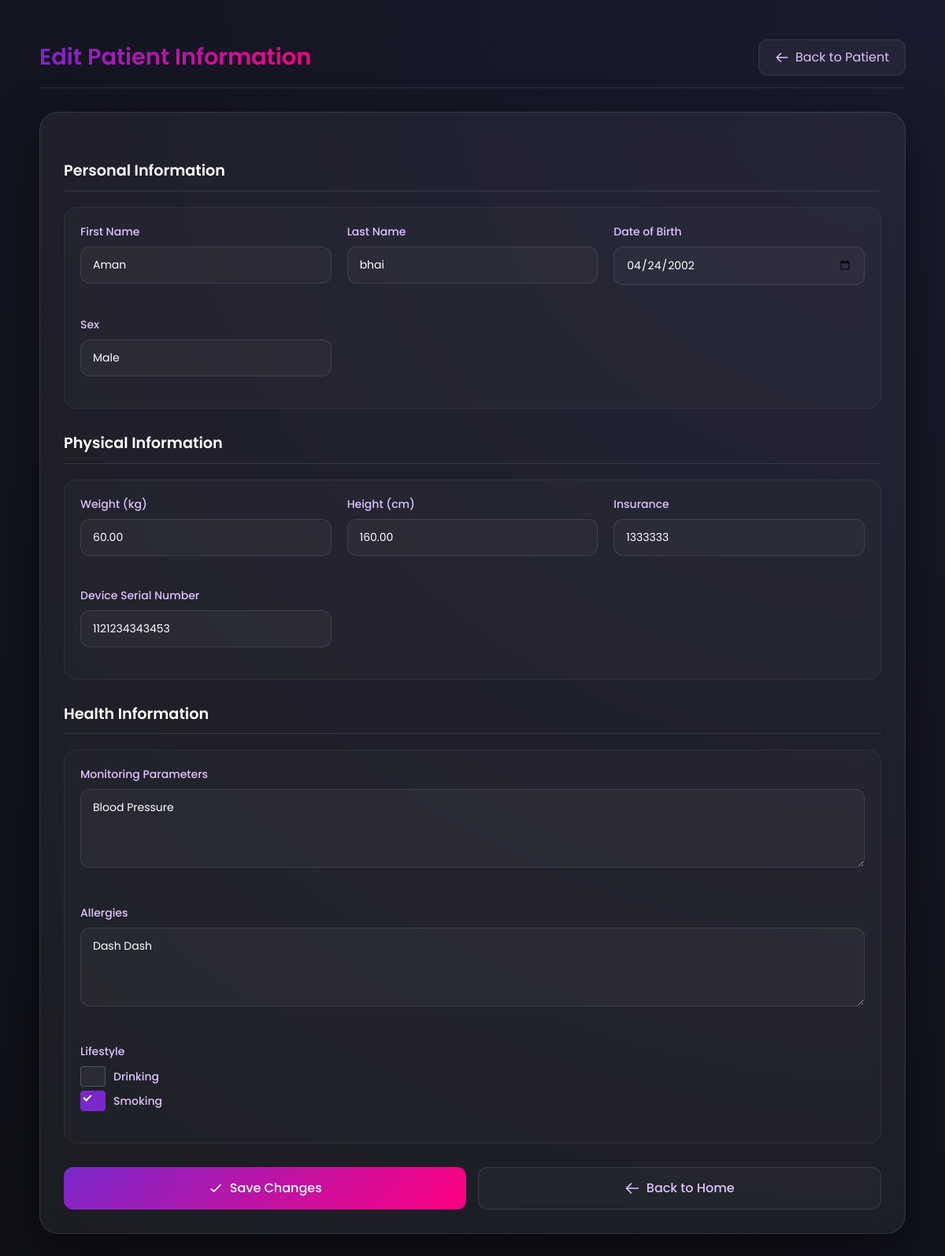
The app's page /reports/edit-patient/54b42c7f-54fc-4316-906b-e4fa29251fdb/ (signed in), older data.
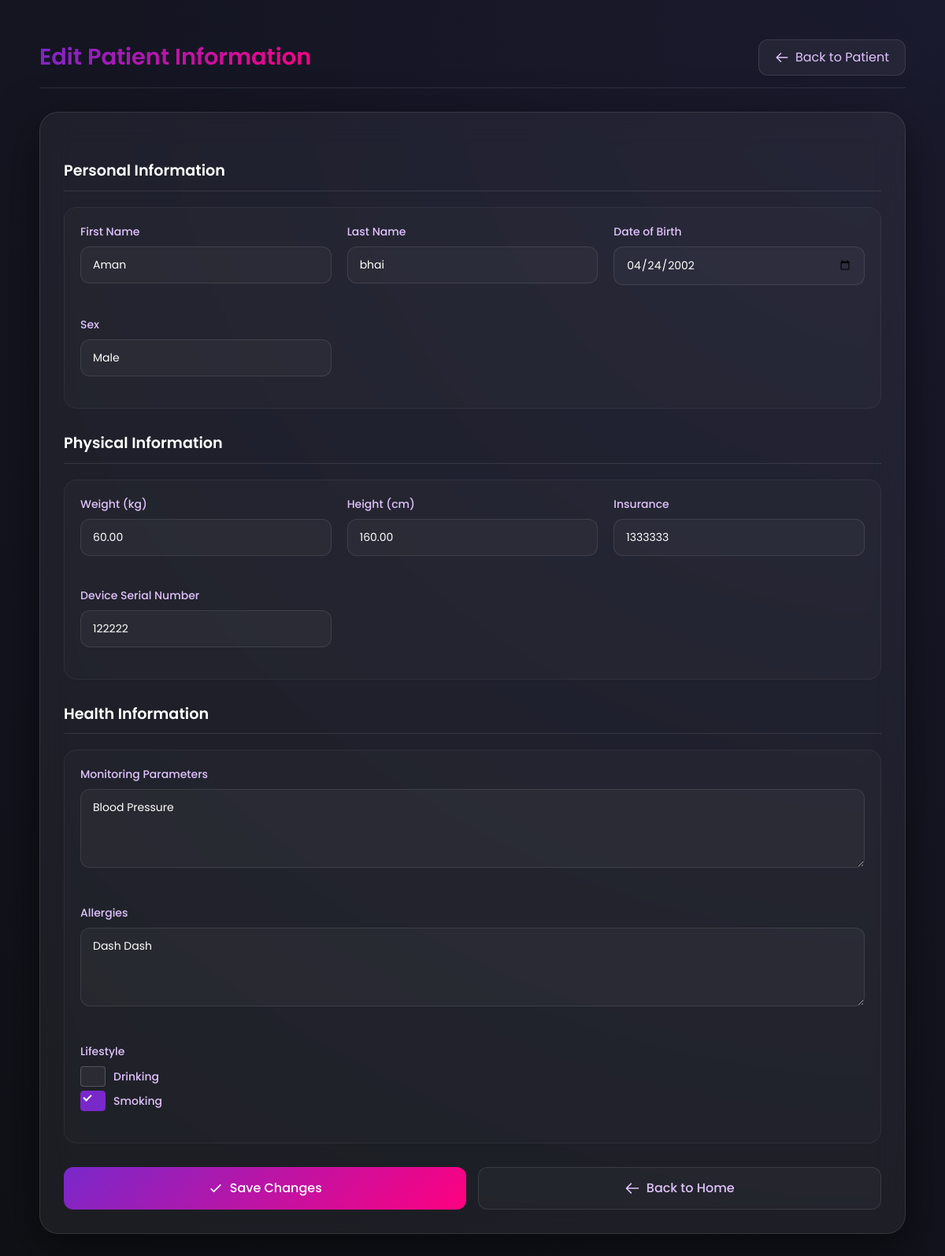
The same page, newer data.
### rpm_users/models.py (models this page shows, shortened)
class Patient(models.Model):
    SEX_CHOICES = (('Male', 'Male'), ('Female', 'Female'), ('Others', 'Others'),)
    MONITORING_CHOICES = (('Blood Pressure', 'Blood Pressure'), ('Heart Rate', 'Heart Rate'), ('SPO2', 'SPO2'),("Temperature", "Temperature"),)
    user = models.OneToOneField(User, on_delete=models.CASCADE, blank=True, null=True)
    date_of_birth = models.DateField(blank=True, null=True)
    height = models.DecimalField(blank=True, null=True, max_digits=10, decimal_places=2)
    weight = models.DecimalField(blank=True, null=True, max_digits=10, decimal_places=2)
    insurance = models.CharField(blank=True, null=True, max_length=255)
    sex = models.CharField(blank=True, max_length=10, null=True, choices=SEX_CHOICES)
    bmi = models.DecimalField(blank=True, max_digits=10, decimal_places=2, null=True)
    monitoring_parameters = models.CharField(blank=True, max_length=20, null=True, choices=MONITORING_CHOICES)
    device_serial_number = models.IntegerField(null=True, blank=True)
    pharmacy_info = models.TextField(blank=True, null=True)
    allergies = models.TextField(blank=True, null=True)
    smoke = models.CharField(choices=(('YES', 'YES'), ('NO', 'NO'),), default='NO', max_length=3)
    drink = models.CharField(choices=(('YES', 'YES'), ('NO', 'NO'),), default='NO', max_length=3)
    family_history = models.TextField(null=True, blank=True)
    medications = models.TextField(null=True, blank=True)
    id = models.UUIDField(default=uuid.uuid4, primary_key=True, editable=False)
    created_at = models.DateTimeField(auto_now_add=True)
    updated_at = models.DateTimeField(auto_now=True)
    moderator_assigned = models.ForeignKey('Moderator', blank=True, null=True, on_delete=models.SET_NULL, related_name='moderators')

### reports/views.py (the view, shortened to what this page needs)
# urls.py: path('edit-patient/<uuid:patient_id>/', views.edit_patient, name='edit_patient'),
@login_required
def edit_patient(request, patient_id):
    if not Moderator.objects.filter(user=request.user).exists():
        return render(request, "errors/403.html", {"error": "Only moderators can edit patient information"}, status=403)
    patient = get_object_or_404(Patient, id=patient_id)
    return render(request, "reports/edit_patient.html", {
        'patient': patient
    })

### templates/reports/edit_patient.html (shortened to what the changed rows need)
<!DOCTYPE html>
<html lang="en">
<head>
    <script src="https://cdn.tailwindcss.com"></script>
</head>
<body>
    <div class="page-container">
        <div class="header">
            <h2>Edit Patient Information</h2>
        </div>
        <div class="edit-form">
            <form id="patientForm" method="POST">
                <div class="form-section">
                    <div class="form-grid">
                        <div class="form-group input-icon">
                            <label for="first_name">First Name</label>
                            <input type="text" id="first_name" name="first_name" value="{{ patient.user.first_name }}" required>
                        </div>
                        <div class="form-group input-icon">
                            <label for="last_name">Last Name</label>
                            <input type="text" id="last_name" name="last_name" value="{{ patient.user.last_name }}" required>
                        </div>
                        <div class="form-group input-icon">
                            <label for="date_of_birth">Date of Birth</label>
                            <input type="date" id="date_of_birth" name="date_of_birth" value="{{ patient.date_of_birth|date:'Y-m-d' }}" required>
                        </div>
                        <div class="form-group input-icon">
                            <label for="sex">Sex</label>
                            <select id="sex" name="sex" required>
                                <option value="M" {% if patient.sex == 'M' %}selected{% endif %}>Male</option>
                            </select>
                        </div>
                    </div>
                </div>
                <div class="form-section">
                    <div class="form-grid">
                        <div class="form-group input-icon">
                            <label for="weight">Weight (kg)</label>
                            <input type="number" id="weight" name="weight" value="{{ patient.weight }}" step="0.1" required>
                        </div>
                        <div class="form-group input-icon">
                            <label for="height">Height (cm)</label>
                            <input type="number" id="height" name="height" value="{{ patient.height }}" step="0.1" required>
                        </div>
                        <div class="form-group input-icon">
                            <label for="insurance">Insurance</label>
                            <input type="text" id="insurance" name="insurance" value="{{ patient.insurance }}" required>
                        </div>
                        <div class="form-group input-icon">
                            <label for="device_serial_number">Device Serial Number</label>
                            <input type="text" id="device_serial_number" name="device_serial_number" value="{{ patient.device_serial_number }}" required>
                        </div>
                    </div>
                </div>
                <div class="form-section">
                    <div class="form-grid">
                        <div class="form-group input-icon full-width">
                            <label for="monitoring_parameters">Monitoring Parameters</label>
                            <textarea id="monitoring_parameters" name="monitoring_parameters" rows="3">{{ patient.monitoring_parameters }}</textarea>
                        </div>
                        <div class="form-group input-icon full-width">
                            <label for="allergies">Allergies</label>
                            <textarea id="allergies" name="allergies" rows="3">{{ patient.allergies }}</textarea>
                        </div>
                        <div class="form-group">
                            <div class="checkbox-group">
                                <input type="checkbox" id="drink" name="drink" value="Yes" {% if patient.drink == 'Yes' %}checked{% endif %}>
                                <label for="drink">Drinking</label>
                            </div>
                            <div class="checkbox-group">
                                <input type="checkbox" id="smoke" name="smoke" value="Yes" {% if patient.smoke == 'Yes' %}checked{% endif %}>
                                <label for="smoke">Smoking</label>
                            </div>
                        </div>
                    </div>
                </div>
            </form>
        </div>
    </div>
</body>
</html>

Row changes from the older to the newer data that the page shows:
changed Patient "Male": device_serial_number "1121234343453" → "122222"
